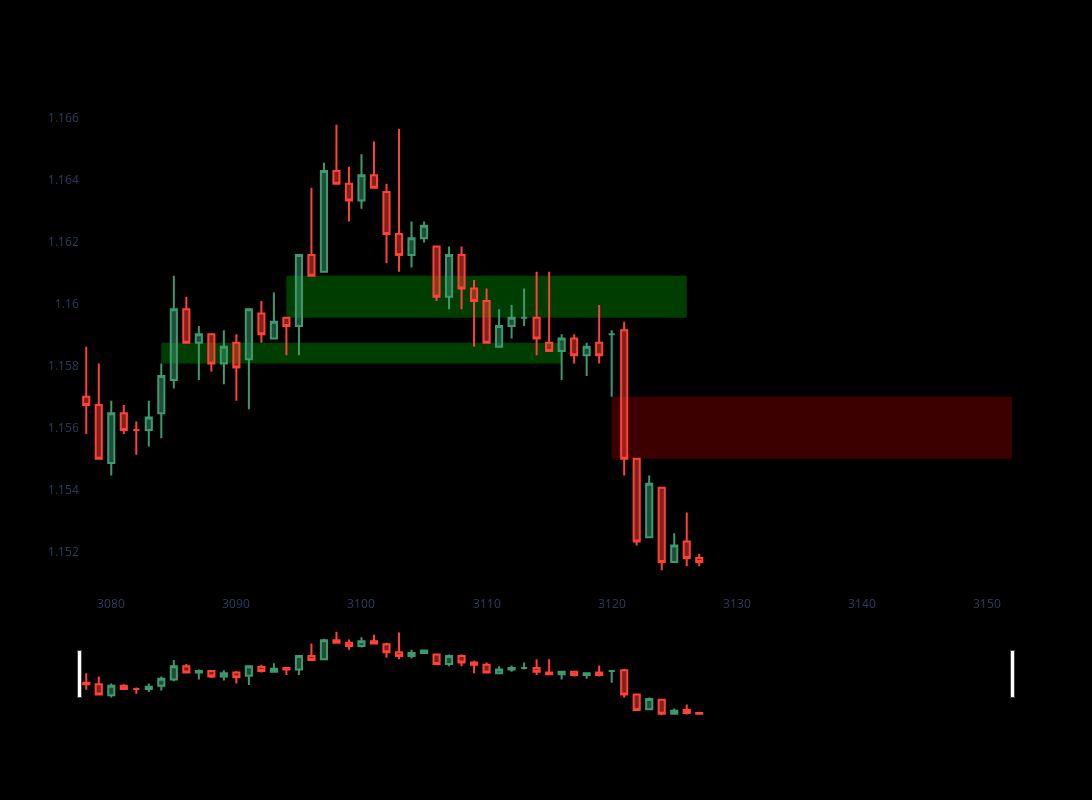

Notebook source saved alongside this figure:
### Markdown cell above
4HR CHART WITH FVG

### Code cell
data_4hour.rename(columns={'Date': 'Gmt time'}, inplace=True)


try:
    my_data = data_4hour[['Datetime', 'Open', 'High', 'Low', 'Close', 'Volume']]
except:
    my_data = data_4hour[['Gmt time', 'Open', 'High', 'Low', 'Close', 'Volume']]


data_4hour = flatten_yf_columns(my_data)
data_4hour


data_4hour['FVG'] = detect_fvg(data_4hour, 14, 1.5, 0.2)

data_4hour.tail(20)


dfpl = data_4hour.tail(50)

# Create the figure
fig = go.Figure()

# Add candlestick chart
fig.add_trace(go.Candlestick(
    x=dfpl.index,
    open=dfpl["Open"],
    high=dfpl["High"],
    low=dfpl["Low"],
    close=dfpl["Close"],
    name="Candles"
))

# Add FVG zones
for _, row in dfpl.iterrows():
    if isinstance(row["FVG"], tuple):
        fvg_type, start, end, index = row["FVG"]
        # print('FVG LEVEL *****', row["FVG"])
        color = "rgba(0,255,0,0.3)" if fvg_type == "bullish" else "rgba(255,0,0,0.3)"
        fig.add_shape(
            type="rect",
            x0=index - 2,
            x1=index + 30,
            y0=start,
            y1=end,
            fillcolor=color,
            opacity=0.8,
            layer="below",
            line=dict(width=0),
        )

# Show the chart
fig.update_layout(width=1200, height=800,
                  xaxis=dict(showgrid=False),
                  yaxis=dict(showgrid=False),
                  plot_bgcolor='black',
                  paper_bgcolor='black')
fig.show()

### Figure 1 — Plotly figure (JSON) as saved in the notebook; plotly's stock layout.template omitted (floating-point values rounded to 4 significant figures)
{"data": [{"close": [1.157, 1.155, 1.156, 1.156, 1.156, 1.156, 1.158, 1.16, 1.159, 1.159, 1.158, 1.159, 1.158, 1.16, 1.159, 1.159, 1.159, 1.162, 1.161, 1.164, 1.164, 1.163, 1.164, 1.164, 1.162, 1.162, 1.162, 1.163, 1.16, 1.162, 1.16, 1.16, 1.159, 1.159, 1.16, 1.16, 1.159, 1.158, 1.159, 1.158, 1.159, 1.158, 1.159, 1.155, 1.152, 1.154, 1.152, 1.152, 1.152, 1.152], "high": [1.159, 1.158, 1.157, 1.157, 1.156, 1.157, 1.158, 1.161, 1.16, 1.159, 1.159, 1.159, 1.159, 1.16, 1.16, 1.16, 1.16, 1.162, 1.164, 1.165, 1.166, 1.164, 1.165, 1.165, 1.164, 1.166, 1.163, 1.163, 1.162, 1.162, 1.162, 1.161, 1.16, 1.16, 1.16, 1.16, 1.161, 1.161, 1.159, 1.159, 1.159, 1.16, 1.159, 1.159, 1.155, 1.154, 1.154, 1.153, 1.153, 1.152], "low": [1.156, 1.155, 1.154, 1.156, 1.155, 1.155, 1.156, 1.157, 1.159, 1.158, 1.158, 1.157, 1.157, 1.157, 1.159, 1.159, 1.158, 1.158, 1.161, 1.161, 1.164, 1.163, 1.163, 1.164, 1.161, 1.161, 1.161, 1.162, 1.16, 1.16, 1.16, 1.159, 1.159, 1.159, 1.159, 1.159, 1.158, 1.158, 1.158, 1.158, 1.158, 1.158, 1.157, 1.154, 1.152, 1.152, 1.151, 1.152, 1.152, 1.152], "name": "Candles", "open": [1.157, 1.157, 1.155, 1.156, 1.156, 1.156, 1.156, 1.158, 1.16, 1.159, 1.159, 1.158, 1.159, 1.158, 1.16, 1.159, 1.16, 1.159, 1.162, 1.161, 1.164, 1.164, 1.163, 1.164, 1.164, 1.162, 1.162, 1.162, 1.162, 1.16, 1.162, 1.16, 1.16, 1.159, 1.159, 1.16, 1.16, 1.159, 1.158, 1.159, 1.158, 1.159, 1.159, 1.159, 1.155, 1.152, 1.154, 1.152, 1.152, 1.152], "type": "candlestick", "x": [3078, 3079, 3080, 3081, 3082, 3083, 3084, 3085, 3086, 3087, 3088, 3089, 3090, 3091, 3092, 3093, 3094, 3095, 3096, 3097, 3098, 3099, 3100, 3101, 3102, 3103, 3104, 3105, 3106, 3107, 3108, 3109, 3110, 3111, 3112, 3113, 3114, 3115, 3116, 3117, 3118, 3119, 3120, 3121, 3122, 3123, 3124, 3125, 3126, 3127]}], "layout": {"height": 800, "paper_bgcolor": "black", "plot_bgcolor": "black", "shapes": [{"fillcolor": "rgba(0,255,0,0.3)", "layer": "below", "line": {"width": 0}, "opacity": 0.8, "type": "rect", "x0": 3084, "x1": 3116, "y0": 1.158, "y1": 1.159}, {"fillcolor": "rgba(0,255,0,0.3)", "layer": "below", "line": {"width": 0}, "opacity": 0.8, "type": "rect", "x0": 3094, "x1": 3126, "y0": 1.16, "y1": 1.161}, {"fillcolor": "rgba(255,0,0,0.3)", "layer": "below", "line": {"width": 0}, "opacity": 0.8, "type": "rect", "x0": 3120, "x1": 3152, "y0": 1.157, "y1": 1.155}], "width": 1200, "xaxis": {"showgrid": false}, "yaxis": {"showgrid": false}}}
